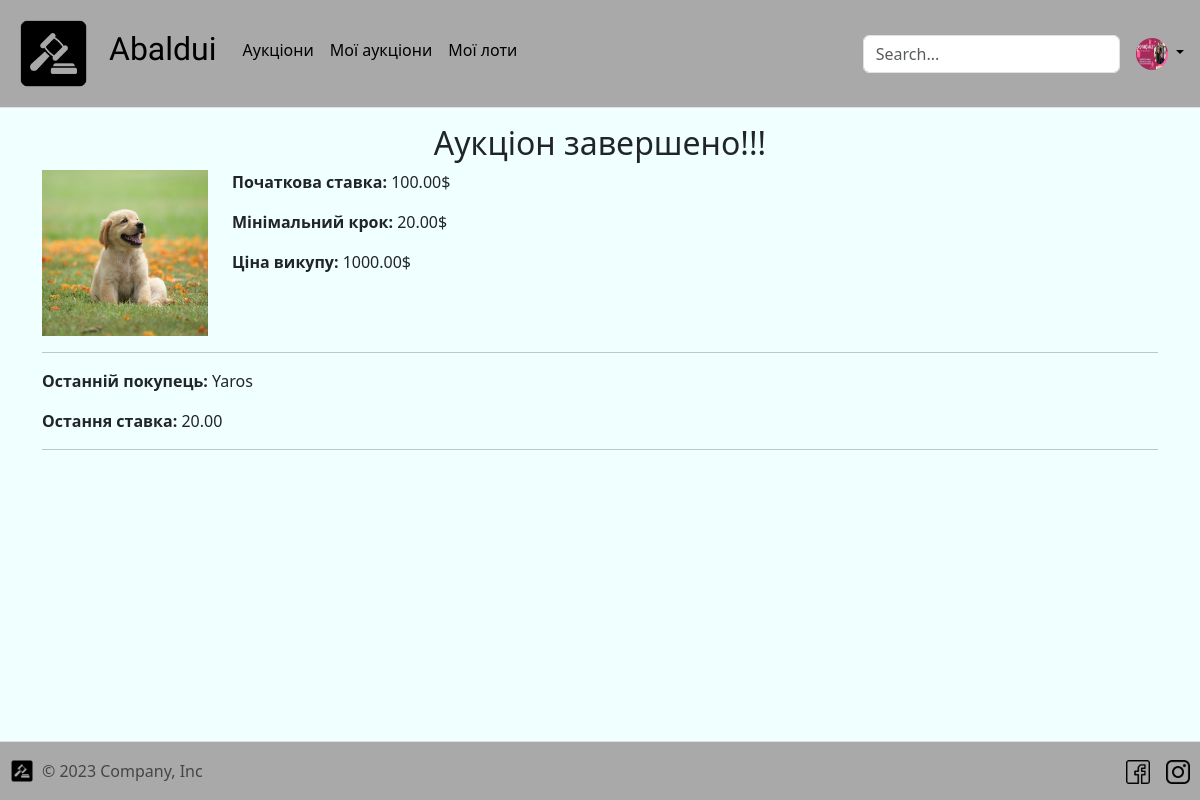
/auction/18/going/buy/ (signed in), run on the app's committed database.
### auction/models.py (models this page shows, shortened)
class User(AbstractUser):
    balance = models.DecimalField(max_digits=15, decimal_places=2, default=0)
    avatar = models.ImageField(
        upload_to="media/avatars",
        default="media/avatars/default_user.png"
    )
    phone = models.CharField(max_length=14, default=0)

class Auction(models.Model):
    name = models.CharField(max_length=255, default="Auction")
    description = models.TextField(blank=True, null=True, max_length=700)
    image = models.ImageField(
        upload_to="auction-images/",
        blank=True,
        null=True
    )
    creator = models.ForeignKey(
        to=User,
        on_delete=models.DO_NOTHING,
        related_name="auctions"
    )
    current_better = models.ForeignKey(
        to=User,
        on_delete=models.DO_NOTHING,
        null=True,
        blank=True,
        related_name="auctions_betters"
    )
    start_price = models.DecimalField(max_digits=15, decimal_places=2)
    minimal_bet = models.DecimalField(max_digits=15, decimal_places=2)
    current_bet = models.DecimalField(
        max_digits=15,
        decimal_places=2,
        default=0
    )
    price_of_ransom = models.DecimalField(
        max_digits=15,
        decimal_places=2,
        null=True
    )
    time_of_creation = models.DateTimeField(auto_now_add=True)
    time_of_start = models.DateTimeField()
    seconds_to_end = models.IntegerField(default=60)
    is_completed = models.BooleanField(default=False)
    participants = models.ManyToManyField(User)
    class Meta:
        ordering = ["-time_of_start"]

### auction/views.py (the view)
# urls.py: path('<int:pk>/going/buy/', auction_buy),
@atomic
def auction_buy(request, pk: int):
    auction = Auction.objects.get(pk=pk)
    creator = auction.creator
    user = User.objects.get(pk=request.user.id)
    if user.balance < auction.price_of_ransom:
        return HttpResponse("<h1>Не вистачає грошей для викупу!!!</h1>")
    user.balance -= auction.price_of_ransom
    user.save()
    auction.current_better = user
    creator.balance += auction.price_of_ransom
    creator.save()
    auction.is_completed = True
    auction.seconds_to_end = 0
    auction.save()
    return auction_ransom(request, pk)

### auction/views.py (called while the page is built)
def auction_ransom(request, pk: int):
    auction = Auction.objects.get(pk=pk)
    context = {
        "auction": auction,
        "lots": auction.lot_set.all(),
        "participants": auction.participants.all()
    }
    return render(request, "auction/auction-ransom.html", context=context)

### templates/auction/auction-ransom.html
{% extends 'base.html' %}
{% block content %}
  <h2 style="text-align: center">Аукціон завершено!!!</h2>
  <div class="container">
    <div class="row">
      <div class="col-md-2">
        <img src="/media/{{ auction.image }}" alt="Зображення аукціону" class="img-fluid">
      </div>
      <div class="col-md-10">
        <p><strong>Початкова ставка:</strong> {{ auction.start_price }}$</p>
        <p><strong>Мінімальний крок:</strong> {{ auction.minimal_bet }}$</p>
        <p><strong>Ціна викупу:</strong> {{ auction.price_of_ransom }}$</p>
      </div>
    </div>
    <hr>
    <div class="row">
      <div class="col-md-12">
        <p><strong>Останній покупець:</strong> {{ auction.current_better }}</p>
        <p><strong>Остання ставка:</strong> {{ auction.minimal_bet }}</p>
        <hr>
      </div>
    </div>
  </div>
{% endblock %}

### templates/includes/nav-bar.html (shortened to what this page needs)
{% load static %}
<header class="p-3 mb-3 border-bottom">
  <div class="d-flex flex-wrap align-items-center justify-content-center justify-content-lg-start">
    <a href="/"
       class="d-flex align-items-center mb-2 mb-lg-0 link-body-emphasis text-decoration-none"
    >
      <img height="75px"
           width="75px"
           src="{% static 'img/logo.png' %}"
           alt="Logo"
      >
    </a>
    <ul class="nav col-12 col-lg-auto me-lg-auto mb-2 justify-content-center mb-md-0">
      <li>
        <a href="/" class="nav-link px-2 link-body-emphasis">
          <h2 style="font-family: 'Protest Revolution', sans-serif; padding-left: 10px; padding-right: 10px">
            Abaldui</h2>
        </a>
      </li>
      <li class="mt-2">
        <a href="/auction" class="nav-link px-2 link-body-emphasis">Аукціони</a>
      </li>
      <li class="mt-2">
        <a href="/auction/my-auctions" class="nav-link px-2 link-body-emphasis">Мої аукціони</a>
      </li>
      <li class="mt-2">
        <a href="/auction/my-lots" class="nav-link px-2 link-body-emphasis">Мої лоти</a>
      </li>
    </ul>
    <form class="col-12 col-lg-auto mb-3 mb-lg-0 me-lg-3" role="search" method="post" action="/auction/">
      <input name="query" type="search"
             class="form-control"
             placeholder="Search..."
             aria-label="Search"
      />
    </form>
    {% if request.user.is_authenticated %}
      <div class="dropdown text-end">
        <a href="#"
           class="d-block link-body-emphasis text-decoration-none dropdown-toggle"
           data-bs-toggle="dropdown"
           aria-expanded="false"
        >
          <img
          src="/{{ request.user.avatar }}"
          width="32"
          height="32"
          class="rounded-circle"
          />
        </a>
      </div>
    {% endif %}
  </div>
</header>

### templates/base.html (style rules this page uses)
body { background-color: azure; }
header { background-color: darkgray; }

### data on the page
User: user.avatar (picture)
Auction: image (picture), start_price "100.00", minimal_bet "20.00", price_of_ransom "1000.00", current_better "Yaros"
